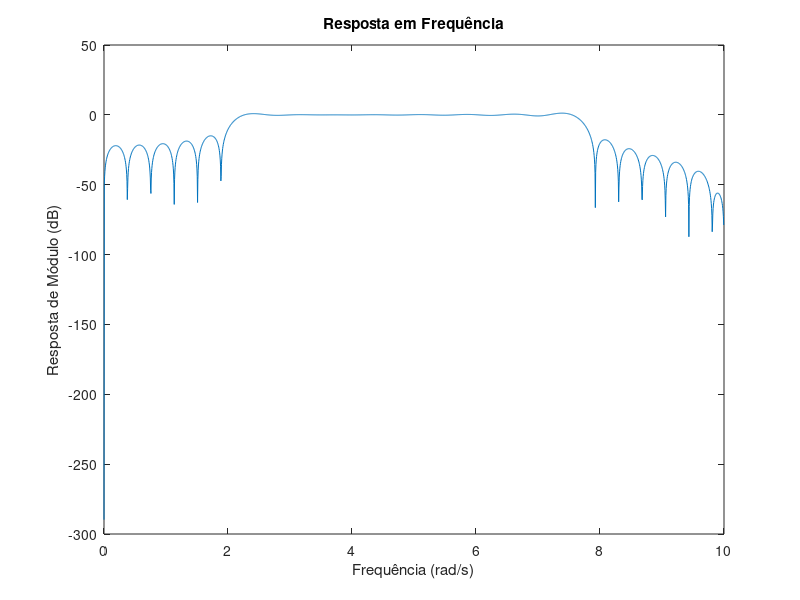
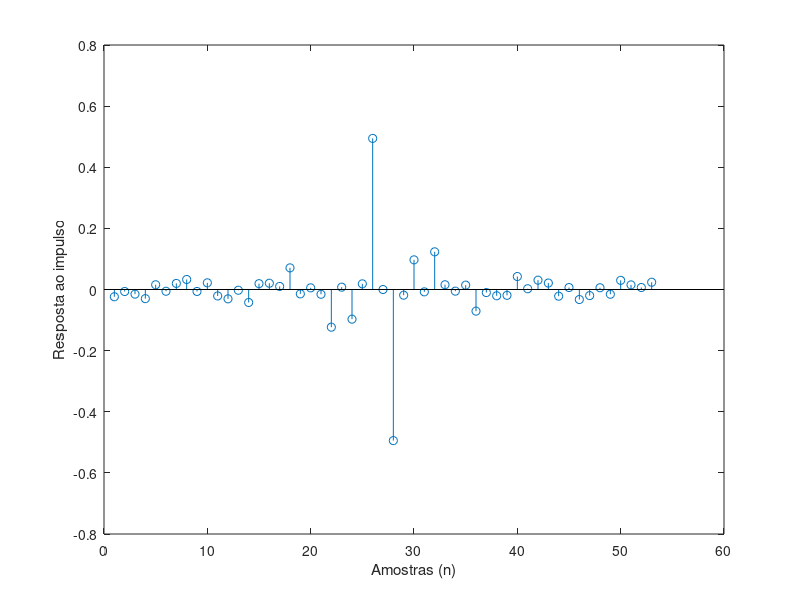

Source code (MATLAB) for these figures, in order:
clear all; close all; clc;

% Parâmetros do filtro passa-faixa
M = 52;           % Comprimento do filtro menos um
N = M + 1;        % Comprimento total do filtro
Omega_r1 = 2;     % Frequência de corte inferior da banda de rejeição
Omega_p1 = 3;     % Frequência de corte inferior da banda de passagem
Omega_p2 = 7;     % Frequência de corte superior da banda de passagem
Omega_r2 = 8;     % Frequência de corte superior da banda de rejeição
Omega_s = 20.0;   % Frequência de amostragem

% Calcular índices de truncamento
kp1 = floor(N * Omega_p1 / Omega_s);
kr1 = floor(N * Omega_r1 / Omega_s);
kp2 = floor(N * Omega_p2 / Omega_s);
kr2 = floor(N * Omega_r2 / Omega_s);

% Ajusta kp se a diferença entre kr e kp for maior do que 1
if (kr1 - kp1) > 1
    kp1 = kr1 - 1;
end

% Ajusta kp se a diferença entre kr e kp for maior do que 1
if (kr2 - kp2) > 1
    kp2 = kr2 - 1;
end

A = zeros(1, N);
A(kp1:kr2) = 1;

h = zeros(1, N);

k = 1:M/2;

for n = 0:M
    h(n + 1) = 2 * sum((-1).^(k+1) .* A(k + 1) .* sin(pi * k * (1 + 2 *
n) / N));
end

h = h ./ N;

% Calcular resposta em frequência
[H, w] = freqz(h, 1, 2048, Omega_s);

% Plotar resposta em frequência
figure;
plot(w, 20*log10(abs(H)));
axis([0 10 -300 50]);
ylabel('Resposta de Módulo (dB)');
xlabel('Frequência (rad/s)');
title('Resposta em Frequência');

% Plotando a resposta ao impulso
figure(2)
stem(h)
ylabel('Resposta ao impulso')
xlabel('Amostras (n)')


